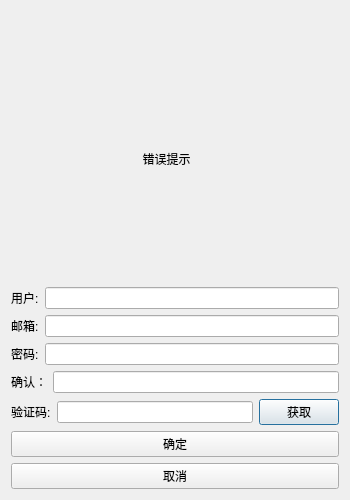
<?xml version="1.0" encoding="UTF-8"?>
<ui version="4.0">
 <class>registerDialog</class>
 <widget class="QDialog" name="registerDialog">
  <property name="geometry">
   <rect>
    <x>0</x>
    <y>0</y>
    <width>350</width>
    <height>500</height>
   </rect>
  </property>
  <property name="minimumSize">
   <size>
    <width>350</width>
    <height>500</height>
   </size>
  </property>
  <property name="maximumSize">
   <size>
    <width>350</width>
    <height>500</height>
   </size>
  </property>
  <property name="windowTitle">
   <string>Dialog</string>
  </property>
  <layout class="QVBoxLayout" name="verticalLayout_2">
   <item>
    <layout class="QVBoxLayout" name="verticalLayout">
     <item>
      <widget class="QLabel" name="label">
       <property name="text">
        <string/>
       </property>
       <property name="pixmap">
        <pixmap resource="rc.qrc">:/res/zwb.jpg</pixmap>
       </property>
       <property name="alignment">
        <set>Qt::AlignmentFlag::AlignCenter</set>
       </property>
      </widget>
     </item>
     <item>
      <widget class="QWidget" name="widget" native="true">
       <widget class="QLabel" name="error">
        <property name="geometry">
         <rect>
          <x>80</x>
          <y>0</y>
          <width>151</width>
          <height>20</height>
         </rect>
        </property>
        <property name="text">
         <string>错误提示</string>
        </property>
        <property name="alignment">
         <set>Qt::AlignmentFlag::AlignCenter</set>
        </property>
       </widget>
      </widget>
     </item>
     <item>
      <layout class="QHBoxLayout" name="horizontalLayout">
       <item>
        <widget class="QLabel" name="user_label">
         <property name="text">
          <string>用户:</string>
         </property>
        </widget>
       </item>
       <item>
        <widget class="QLineEdit" name="user_edit"/>
       </item>
      </layout>
     </item>
     <item>
      <layout class="QHBoxLayout" name="horizontalLayout_2">
       <item>
        <widget class="QLabel" name="email_label">
         <property name="text">
          <string>邮箱:</string>
         </property>
        </widget>
       </item>
       <item>
        <widget class="QLineEdit" name="email_edit"/>
       </item>
      </layout>
     </item>
     <item>
      <layout class="QHBoxLayout" name="horizontalLayout_4">
       <item>
        <widget class="QLabel" name="password_label">
         <property name="text">
          <string>密码:</string>
         </property>
        </widget>
       </item>
       <item>
        <widget class="QLineEdit" name="password_edit"/>
       </item>
      </layout>
     </item>
     <item>
      <layout class="QHBoxLayout" name="horizontalLayout_5">
       <item>
        <widget class="QLabel" name="password_sure_label">
         <property name="text">
          <string>确认：</string>
         </property>
        </widget>
       </item>
       <item>
        <widget class="QLineEdit" name="password_sure_edit"/>
       </item>
      </layout>
     </item>
     <item>
      <layout class="QHBoxLayout" name="horizontalLayout_6">
       <item>
        <widget class="QLabel" name="verifycode_label">
         <property name="text">
          <string>验证码:</string>
         </property>
        </widget>
       </item>
       <item>
        <widget class="QLineEdit" name="verifycode_edit"/>
       </item>
       <item>
        <widget class="QPushButton" name="getcode">
         <property name="text">
          <string>获取</string>
         </property>
        </widget>
       </item>
      </layout>
     </item>
     <item>
      <widget class="QPushButton" name="pushButton">
       <property name="text">
        <string>确定</string>
       </property>
      </widget>
     </item>
     <item>
      <widget class="QPushButton" name="pushButton_2">
       <property name="text">
        <string>取消</string>
       </property>
      </widget>
     </item>
     <item>
      <layout class="QVBoxLayout" name="verticalLayout_3"/>
     </item>
    </layout>
   </item>
  </layout>
 </widget>
 <resources>
  <include location="rc.qrc"/>
 </resources>
 <connections/>
</ui>
